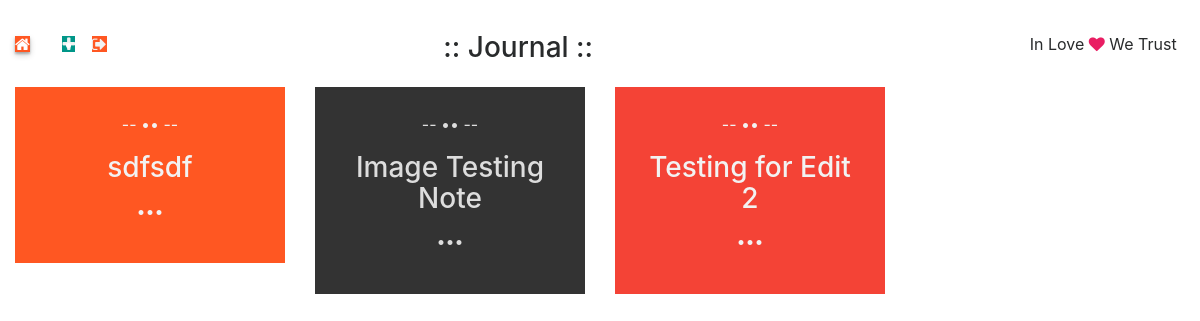
The app's page /journal/ (signed in) with its own data.
### centaur/models.py (models this page shows, shortened)
class Story(models.Model):
	author = models.ForeignKey('auth.User')
	title = models.CharField( max_length = 200, blank = True )
	body = models.TextField( blank = True, null = True)
	created_at = models.DateTimeField( default = timezone.now )
	updated_at = models.DateTimeField( default = timezone.now )
	class Meta:
		verbose_name='Story'
		verbose_name_plural = 'Stories'

### centaur/views.py (the view)
@login_required(login_url = 'immigration:login')
def home(request):
	me = request.user
	stories = Story.objects.filter( author=me ).order_by('-updated_at');
	return render(request, 'centaur/home.html', { 'stories' : stories })

### centaur/templates/centaur/home.html (shortened to what this page needs)
{% extends 'household/master.html' %}
{% load static %}
{% block content %}
	{% include 'centaur/navigation.html' %}
	<div class="row" id="journalApp" style="margin-top: 1.52em">
		{% if stories %}
			{% for story in stories %}
			<div class="col-md-3 journal-card">
				<a href="{% url 'centaur:show' story.id %}" class="wv-block">
					<p> -- •• -- </p>
					<h3>{{ story.title }}</h3>
					<p> ••• </p>
				</a>
			</div>
			{% endfor %}
		{% endif %}
	</div>
{% endblock %}

### records on screen
Story: title "sdfsdf"
Story: title "Image Testing Note"
Story: title "Testing for Edit 2"
